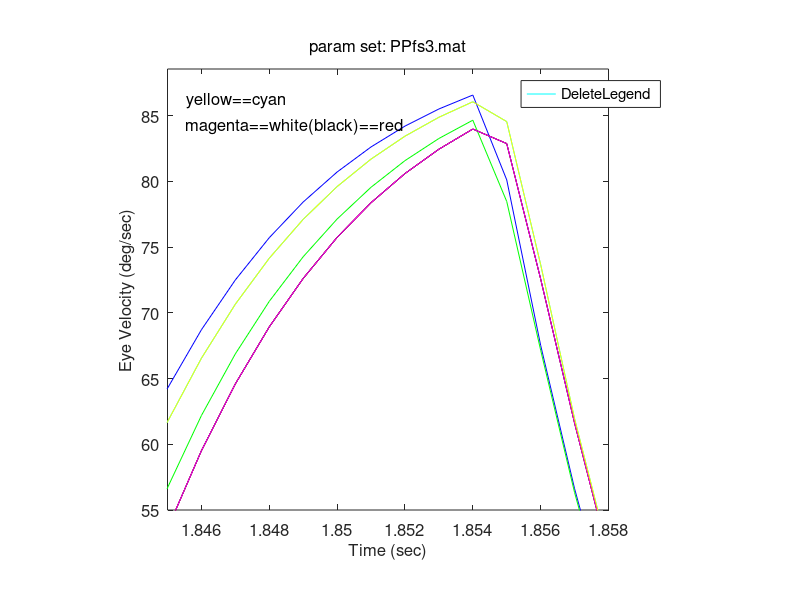

This chart was generated by the following MATLAB code: (Note: this script raises an error after producing the figure.)
function fig = ppfs3errors3()% This is the machine-generated representation of a Handle Graphics object% and its children.  Note that handle values may change when these objects% are re-created. This may cause problems with any callbacks written to% depend on the value of the handle at the time the object was saved.%% To reopen this object, just type the name of the M-file at the MATLAB% prompt. The M-file and its associated MAT-file must be on your path.load ppfs3errors3h0 = figure('Name','PPFS3ERRORS3.M', ...	'Position',[296 390 560 420], ...	'Tag','hotWind', ...	'UserData',mat0);h1 = axes('Parent',h0, ...	'Box','on', ...	'CameraUpVector',[0 1 0], ...	'CameraUpVectorMode','manual', ...	'ColorOrder',mat1, ...	'FontSize',12, ...	'NextPlot','add', ...	'Position',[0.13 0.15 0.71 0.735], ...	'UserData',mat2, ...	'XLim',[1.845 1.858], ...	'XLimMode','manual', ...	'YLim',[55 88.55405528173831], ...	'YLimMode','manual', ...	'ZLim',[-1 1], ...	'ZLimMode','manual', ...	'DefaulttextUnits','data');h2 = line('Parent',h1, ...	'Color',[0 1 1], ...	'Tag','5132.00061035156', ...	'XData',mat3, ...	'YData',mat4);h2 = line('Parent',h1, ...	'Color',[0 0 1], ...	'Tag','5133.00048828125', ...	'XData',mat5, ...	'YData',mat6);h2 = line('Parent',h1, ...	'Color',[1 0 0], ...	'Tag','5134.00048828125', ...	'XData',mat7, ...	'YData',mat8);h2 = line('Parent',h1, ...	'Color',[0 1 0], ...	'Tag','5135.00048828125', ...	'XData',mat9, ...	'YData',mat10);h2 = line('Parent',h1, ...	'Tag','5136.00048828125', ...	'XData',mat11, ...	'YData',mat12);h2 = line('Parent',h1, ...	'Color',[1 0 1], ...	'Tag','5137.00036621094', ...	'XData',mat13, ...	'YData',mat14);h2 = text('Parent',h1, ...	'DeleteFcn','eval(''delete(get(gcbo,''''userdata''''))'','''')', ...	'FontSize',12, ...	'HandleVisibility','off', ...	'Tag','Legend', ...	'UserData',5139.000122070312, ...	'Visible','off');h2 = text('Parent',h1, ...	'FontSize',12, ...	'HandleVisibility','off', ...	'HorizontalAlignment','center', ...	'Position',[1.851450881612091 53.03904871730101 17.32050807568877], ...	'String','Time (sec)', ...	'UserData',0.001, ...	'VerticalAlignment','cap');set(get(h2,'Parent'),'XLabel',h2);h2 = text('Parent',h1, ...	'FontSize',12, ...	'HandleVisibility','off', ...	'HorizontalAlignment','center', ...	'Position',[1.84427959697733 71.66808590294144 17.32050807568877], ...	'Rotation',90, ...	'String','Eye Velocity (deg/sec)', ...	'VerticalAlignment','baseline');set(get(h2,'Parent'),'YLabel',h2);h2 = text('Parent',h1, ...	'FontSize',12, ...	'HandleVisibility','off', ...	'HorizontalAlignment','center', ...	'Position',mat15, ...	'String','param set: PPfs3.mat', ...	'VerticalAlignment','bottom');set(get(h2,'Parent'),'Title',h2);h2 = text('Parent',h1, ...	'FontSize',12, ...	'HandleVisibility','off', ...	'HorizontalAlignment','right', ...	'Position',[1.842609571788413 93.67431696434124 17.32050807568877], ...	'Visible','off');set(get(h2,'Parent'),'ZLabel',h2);h2 = line('Parent',h1, ...	'Color',[1 1 0], ...	'Tag','5143.00109863281', ...	'XData',mat16, ...	'YData',mat17);h2 = text('Parent',h1, ...	'DeleteFcn','eval(''delete(get(gcbo,''''userdata''''))'','''')', ...	'FontSize',12, ...	'HandleVisibility','off', ...	'Tag','Legend', ...	'UserData',5145.001220703125, ...	'Visible','off');h2 = text('Parent',h1, ...	'FontSize',12, ...	'Position',mat18, ...	'String','yellow==cyan', ...	'VerticalAlignment','baseline');h2 = text('Parent',h1, ...	'FontSize',12, ...	'Position',mat19, ...	'String','magenta==white(black)==red', ...	'VerticalAlignment','baseline');h1 = axes('Parent',h0, ...	'Box','on', ...	'ButtonDownFcn','moveaxis', ...	'CameraUpVector',[0 1 0], ...	'CLimMode','manual', ...	'Color',[0 0 0], ...	'ColorOrder',mat20, ...	'DeleteFcn','legend(''DeleteLegend'')', ...	'DrawMode','fast', ...	'FontSize',12, ...	'NextPlot','add', ...	'Position',[0.4493379038047378 0.2751441285251965 0.1938763819095477 0.2708082524271845], ...	'Tag','legend', ...	'UserData',mat21, ...	'XLimMode','manual', ...	'XTick',-1, ...	'XTickLabelMode','manual', ...	'XTickMode','manual', ...	'YLimMode','manual', ...	'YTick',-1, ...	'YTickLabelMode','manual', ...	'YTickMode','manual');h2 = text('Parent',h1, ...	'FontUnits','normalized', ...	'ButtonDownFcn','moveaxis', ...	'FontSize',mat22, ...	'Position',[0.5493191019506808 0.875 0], ...	'String','dspvel2');h2 = line('Parent',h1, ...	'ButtonDownFcn','moveaxis', ...	'Color',[0 1 1], ...	'XData',[0.07324254692675744 0.3662127346337872], ...	'YData',[0.875 0.875]);h2 = line('Parent',h1, ...	'ButtonDownFcn','moveaxis', ...	'Color',[0 1 1], ...	'LineStyle','none', ...	'XData',0.2197276407802723, ...	'YData',0.875);h2 = text('Parent',h1, ...	'FontUnits','normalized', ...	'ButtonDownFcn','moveaxis', ...	'FontSize',mat23, ...	'Position',[0.5493191019506808 0.75 0], ...	'String','dspvel3');h2 = line('Parent',h1, ...	'ButtonDownFcn','moveaxis', ...	'Color',[0 0 1], ...	'XData',[0.07324254692675744 0.3662127346337872], ...	'YData',[0.75 0.75]);h2 = line('Parent',h1, ...	'ButtonDownFcn','moveaxis', ...	'Color',[0 0 1], ...	'LineStyle','none', ...	'XData',0.2197276407802723, ...	'YData',0.75);h2 = text('Parent',h1, ...	'FontUnits','normalized', ...	'ButtonDownFcn','moveaxis', ...	'FontSize',mat24, ...	'Position',[0.5493191019506808 0.625 0], ...	'String','dspvel4');h2 = line('Parent',h1, ...	'ButtonDownFcn','moveaxis', ...	'Color',[1 0 0], ...	'XData',[0.07324254692675744 0.3662127346337872], ...	'YData',[0.625 0.625]);h2 = line('Parent',h1, ...	'ButtonDownFcn','moveaxis', ...	'Color',[1 0 0], ...	'LineStyle','none', ...	'XData',0.2197276407802723, ...	'YData',0.625);h2 = text('Parent',h1, ...	'FontUnits','normalized', ...	'ButtonDownFcn','moveaxis', ...	'FontSize',mat25, ...	'Position',[0.5493191019506808 0.5 0], ...	'String','dspvel5');h2 = line('Parent',h1, ...	'ButtonDownFcn','moveaxis', ...	'Color',[0 1 0], ...	'XData',[0.07324254692675744 0.3662127346337872], ...	'YData',[0.5 0.5]);h2 = line('Parent',h1, ...	'ButtonDownFcn','moveaxis', ...	'Color',[0 1 0], ...	'LineStyle','none', ...	'XData',0.2197276407802723, ...	'YData',0.5);h2 = text('Parent',h1, ...	'FontUnits','normalized', ...	'ButtonDownFcn','moveaxis', ...	'FontSize',mat26, ...	'Position',[0.5493191019506808 0.375 0], ...	'String','dspvel6');h2 = line('Parent',h1, ...	'ButtonDownFcn','moveaxis', ...	'XData',[0.07324254692675744 0.3662127346337872], ...	'YData',[0.375 0.375]);h2 = line('Parent',h1, ...	'ButtonDownFcn','moveaxis', ...	'LineStyle','none', ...	'XData',0.2197276407802723, ...	'YData',0.375);h2 = text('Parent',h1, ...	'FontUnits','normalized', ...	'ButtonDownFcn','moveaxis', ...	'FontSize',mat27, ...	'Position',[0.5493191019506808 0.25 0], ...	'String','dspvel7');h2 = line('Parent',h1, ...	'ButtonDownFcn','moveaxis', ...	'Color',[1 0 1], ...	'XData',[0.07324254692675744 0.3662127346337872], ...	'YData',[0.25 0.25]);h2 = line('Parent',h1, ...	'ButtonDownFcn','moveaxis', ...	'Color',[1 0 1], ...	'LineStyle','none', ...	'XData',0.2197276407802723, ...	'YData',0.25);h2 = text('Parent',h1, ...	'FontUnits','normalized', ...	'ButtonDownFcn','moveaxis', ...	'FontSize',mat28, ...	'Position',[0.5493191019506808 0.125 0], ...	'String','dspvel');h2 = line('Parent',h1, ...	'ButtonDownFcn','moveaxis', ...	'Color',[1 1 0], ...	'XData',[0.07324254692675744 0.3662127346337872], ...	'YData',[0.125 0.125]);h2 = line('Parent',h1, ...	'ButtonDownFcn','moveaxis', ...	'Color',[1 1 0], ...	'LineStyle','none', ...	'XData',0.2197276407802723, ...	'YData',0.125);h2 = text('Parent',h1, ...	'FontSize',12, ...	'HandleVisibility','off', ...	'HorizontalAlignment','center', ...	'Position',[0.4907407407407405 -0.05309734513274345 17.32050807568877], ...	'VerticalAlignment','cap');set(get(h2,'Parent'),'XLabel',h2);h2 = text('Parent',h1, ...	'FontSize',12, ...	'HandleVisibility','off', ...	'HorizontalAlignment','center', ...	'Position',[-0.04629629629629628 0.4867256637168142 17.32050807568877], ...	'Rotation',90, ...	'VerticalAlignment','baseline');set(get(h2,'Parent'),'YLabel',h2);h2 = text('Parent',h1, ...	'FontSize',12, ...	'HandleVisibility','off', ...	'HorizontalAlignment','right', ...	'Position',[-2.333333333333333 2.672566371681416 17.32050807568877], ...	'Visible','off');set(get(h2,'Parent'),'ZLabel',h2);h2 = text('Parent',h1, ...	'FontSize',12, ...	'HandleVisibility','off', ...	'HorizontalAlignment','center', ...	'Position',mat29, ...	'VerticalAlignment','bottom');set(get(h2,'Parent'),'Title',h2);if nargout > 0, fig = h0; end